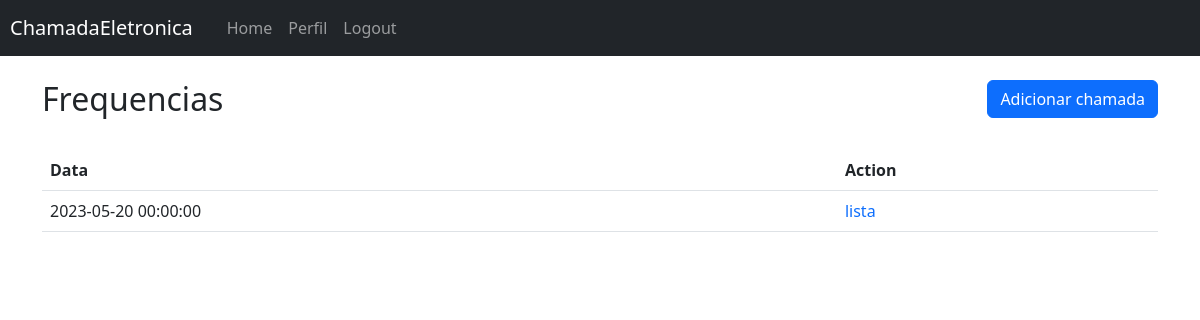
The app's page /chamada/frequencias?id_turma=1 (signed in), older data.
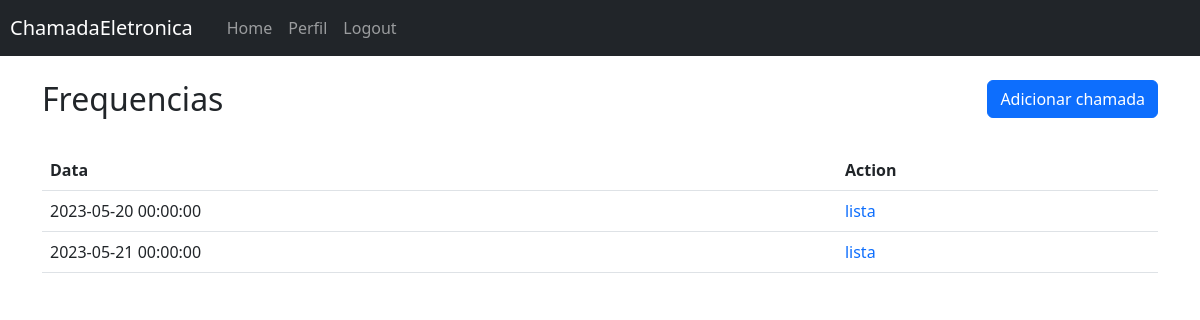
The same page, newer data.
### models/Chamada.py (models this page shows)
class Chamada(db.Model):
    __tablename__ = "chamadas"
    id: Mapped[int] = mapped_column(primary_key=True)
    date: Mapped[datetime] = mapped_column(nullable=False, unique=True)
    id_turma: Mapped[int] = mapped_column(ForeignKey("turma.id"))
    location: Mapped[dict] = mapped_column(JSON, nullable=True)
    turma: Mapped["Turma"] = relationship(foreign_keys="Chamada.id_turma")
    frequencias:  Mapped[list["Frequencia"]] = relationship(back_populates="chamada")

### controllers/chamada.py (the view)
@chamada_app.route("/frequencias", methods=["GET"])
@login_required
def frequencias():
    id_turma = request.args.get("id_turma")
    chamadas_frequencias = []
    try:
        sess = Session()
        chamadas = sess.query(Chamada).filter_by(id_turma=id_turma).all()
        for c in chamadas:
            freqs = [f.id_chamada for f in c.frequencias]
            chamadas_frequencias.append({
                "date": c.date,
                "presente": c.id in freqs,
                "id": c.id,
            })
        sess.close()
    except:
        flash("Erro ao coletar frequencias", "danger")
        return redirect(url_for("chamada_app.home"))
    return render_template("chamada/frequencias.html", chamadas=chamadas_frequencias, id_turma=id_turma)

### app.py (called while the page is built)
@login_manager.user_loader
def load_user(user):
    sess = Session()
    res = sess.query(User).filter_by(
        id=user
    ).first()
    sess.close()
    return res

### templates/chamada/frequencias.html (shortened to what this page needs)
{% extends "base.html" %}
{% block content %}
    <h2>
        {% block title %}Frequencias{% endblock %}
        {% if current_user.professor %}
            <a href="/chamada/add_chamada/{{ id_turma }}"><button style="float: right;" class="btn btn-primary">
                Adicionar chamada
            </button></a>
        {% endif %}
    </h2>
    <br>
    <table class="table">
        <tr>
            <th>Data</th>
            {% if current_user.professor %}
            <th>Action</th>
            {% else %}
            <th>Frequencia</th>
            {% endif %}
        </tr>
        {% for c in chamadas %}
        <tr>
            <td>{{ c["date"] }}</td>
            {% if current_user.professor %}
            <td>
                <a href="/chamada/lista?dia={{ c['date'] }}&id_chamada={{ c['id'] }}" style="text-decoration: none;">
                    lista
                </a>
            </td>
            {% else %}
            <td>{{ "Presente" if c["presente"] else "Ausente" }}</td>
            {% endif %}
        </tr>
        {% endfor %}
    </table>
{% endblock %}

### templates/base.html (shortened to what this page needs)
<!DOCTYPE html>
<html lang="en">
<head>
    <link rel="stylesheet" href="https://cdn.jsdelivr.net/npm/bootstrap@5.2.3/dist/css/bootstrap.min.css">
</head>
<body>
    <nav class="navbar navbar-expand-lg navbar-dark bg-dark">
        <a class="navbar-brand" href="#" style="padding-left: 10px;">ChamadaEletronica</a>
        <div class="collapse navbar-collapse" id="menuItems">
            <ul class="navbar-nav" style="padding-left: 10px;">
                <li class="nav-item">
                    <a class="nav-link" href="/">Home</a>
                </li>
                {% if not current_user.is_authenticated %}
                <li class="nav-item">
                    <a class="nav-link" href="/account/sign_in">Login</a>
                </li>
                {% else %}
                <li class="nav-item">
                    <a class="nav-link" href="/account/profile">Perfil</a>
                </li>
                <li class="nav-item">
                    <a class="nav-link" href="/account/logout">Logout</a>
                </li>
                {% endif %}
            </ul>
        </div>
    </nav>
    <div class="container">
        <br>
        {% block content %}{% endblock %}
    </div>
</body>
</html>

Row changes from the older to the newer data that the page shows:
added Chamada: date "2023-05-21 00:00:00"
Text that changed along with them:
new list line: "lista"
